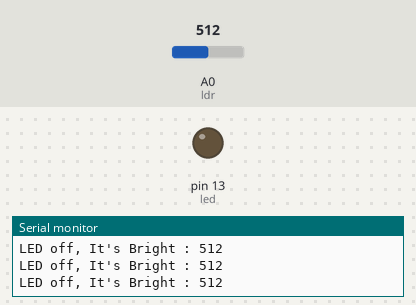
Recording of a sketch running on a simulated Arduino Uno, built with avr-gcc and run on an emulated ATmega328P. On the bench: output pins drawn as LEDs (lit = HIGH), the last lines printed to the serial monitor. The test bench sets the inputs (shaded band); at power-on: A0 (ldr) = 512.

Above: at 1.2 s.
1.3 s: A0 (ldr) set to 317
4.3 s: A0 (ldr) set to 289
At 4.8 s:
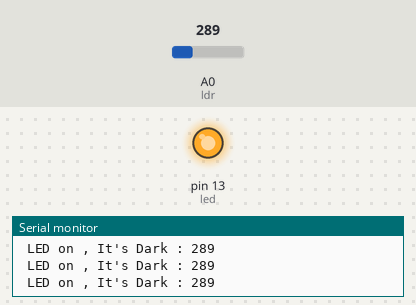
Timing chart, 0 to 7.3 s (numbered marks = the images above; inputs shaded):
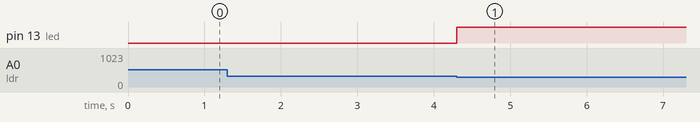

The sketch:

ldr1.ino
```cpp
int led = 13;
int ldr = A0;
int ldrStatus ;
void setup() {

	Serial.begin(9600);
	pinMode(led, OUTPUT);
	pinMode(ldr, INPUT);
	ldrStatus = 1000 ;
}

void loop() {

	ldrStatus = analogRead(ldr);

	if (ldrStatus <= 300) {
		digitalWrite(led,HIGH);
		Serial.print(" LED on , It's Dark : ");
		Serial.println(ldrStatus);
	}
  	else {
		digitalWrite(led,LOW);
		Serial.print("LED off, It's Bright : ");
		Serial.println(ldrStatus);
	}
}
```

Measured:
- the behaviour switches between 301 and 300 on A0 (ldr) (found by bisection; images 0 and 1)
- after the input at 4.3 s, pin 13 (led): LOW → HIGH at once
